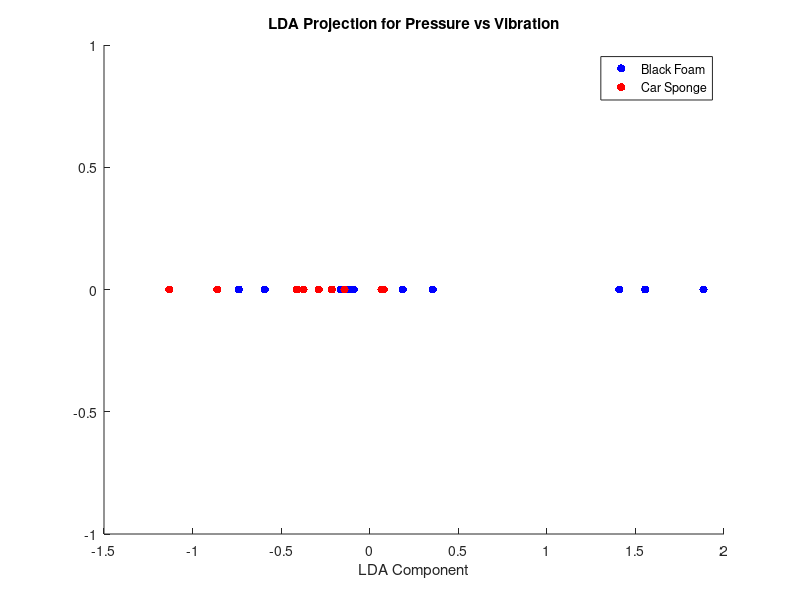
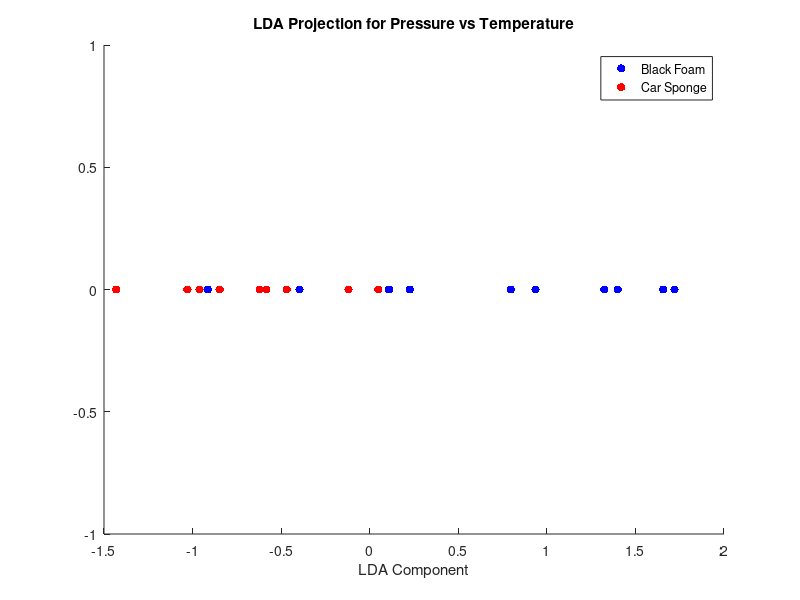
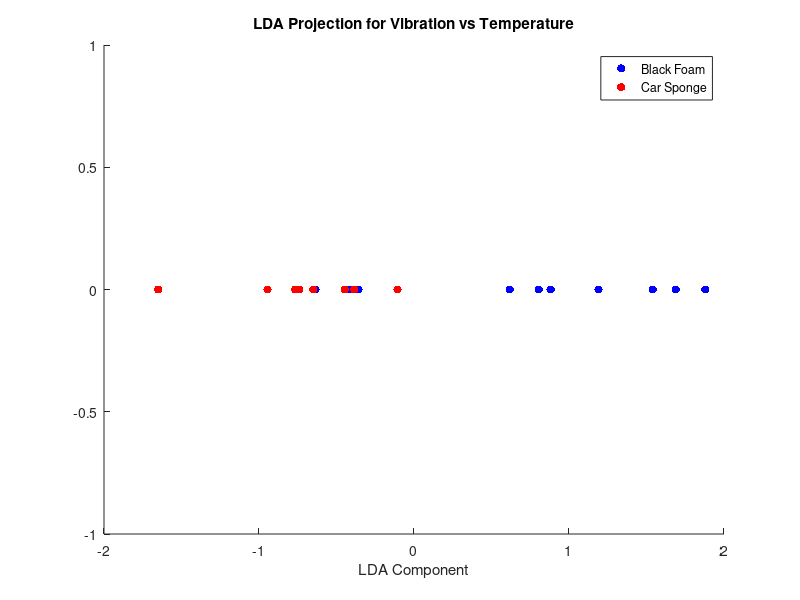

Source code (MATLAB) for these figures, in order:
% Load the data from the .mat file
data = load('Lab1/F0_PVT.mat');

pressure_black_foam = data.Pressure(2,:)';
vibration_black_foam = data.Vibration(2,:)';
temperature_black_foam = data.Temperature(2,:)';

pressure_car_sponge = data.Pressure(3,:)';
vibration_car_sponge = data.Vibration(3,:)';
temperature_car_sponge = data.Temperature(3,:)';

X_pv = [pressure_black_foam vibration_black_foam; pressure_car_sponge vibration_car_sponge];
X_pt = [pressure_black_foam temperature_black_foam; pressure_car_sponge temperature_car_sponge];
X_vt = [vibration_black_foam temperature_black_foam; vibration_car_sponge temperature_car_sponge];

% Create label vectors for the classes
labels_pv = [ones(size(pressure_black_foam)); 2 * ones(size(pressure_car_sponge))];
labels_pt = labels_pv;  % Same labels for all, since the class division is the same
labels_vt = labels_pv;

% Perform LDA and plot for each feature pair
feature_pairs = {X_pv, X_pt, X_vt};
pair_names = {'Pressure vs Vibration', 'Pressure vs Temperature', 'Vibration vs Temperature'};
labels = {labels_pv, labels_pt, labels_vt};

for i = 1:length(feature_pairs)
    % Standardize the data for the current pair
    X_std = (feature_pairs{i} - mean(feature_pairs{i})) ./ std(feature_pairs{i});
    
    % Calculate the means for each class for the current feature pair
    mean_class1 = mean(X_std(labels{i} == 1,:));
    mean_class2 = mean(X_std(labels{i} == 2,:));
    
    % Compute the within-class scatter matrix
    S_W = cov(X_std(labels{i} == 1,:)) + cov(X_std(labels{i} == 2,:));
    
    % Compute the between-class scatter matrix
    mean_diff = mean_class1 - mean_class2;
    S_B = (mean_diff' * mean_diff) * sum(labels{i} == 1); % Use the number of observations in class 1
    
    % Solve the generalized eigenvalue problem
    [V, D] = eig(S_B, S_W);
    [~, ind] = sort(diag(D), 'descend');
    W = V(:,ind(1)); % Select the eigenvector with the largest eigenvalue
    
    % Project the data onto the LDA component
    Y_class1 = X_std(labels{i} == 1,:) * W;
    Y_class2 = X_std(labels{i} == 2,:) * W;
    
    % Plot the LDA projection for the current feature pair
    figure;
    scatter(Y_class1, zeros(size(Y_class1, 1), 1), 'b', 'filled');
    hold on;
    scatter(Y_class2, zeros(size(Y_class2, 1), 1), 'r', 'filled');
    title(['LDA Projection for ', pair_names{i}]);
    xlabel('LDA Component');
    ylabel(''); % No y-axis label needed as this is a 1D plot
    legend('Black Foam', 'Car Sponge');
    hold off;
end

